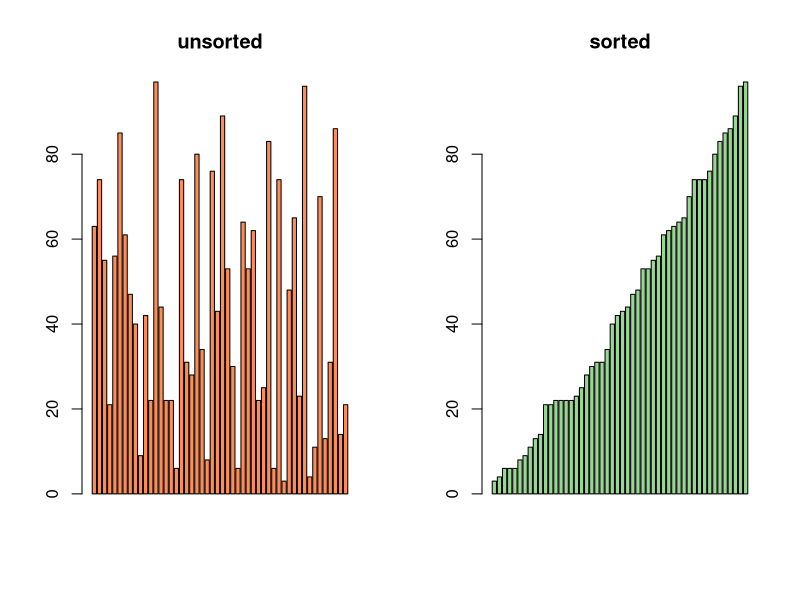

The R script that drew this image:
## ---- chunk 1
insert_sort <- function(lists) {
  for(i in 2:length(lists)) {
    key <- lists[i]
    j <- i-1
    while(j >= 1 && lists[j] > key) {
      lists[j+1] <- lists[j]
      j <- j - 1
    }
    lists[j+1] <- key
  }
  return(lists)
}
## ---- chunk 2
library(magrittr)
opar <- par(no.readonly = TRUE)
par(mfrow=c(1,2))
runif(50, 1, 100) %>% round %T>% 
  barplot(main = "unsorted", col = "#fc8d59") %>% 
  insert_sort %>% 
  barplot(main = "sorted", col = "#99d594")
par(opar)
